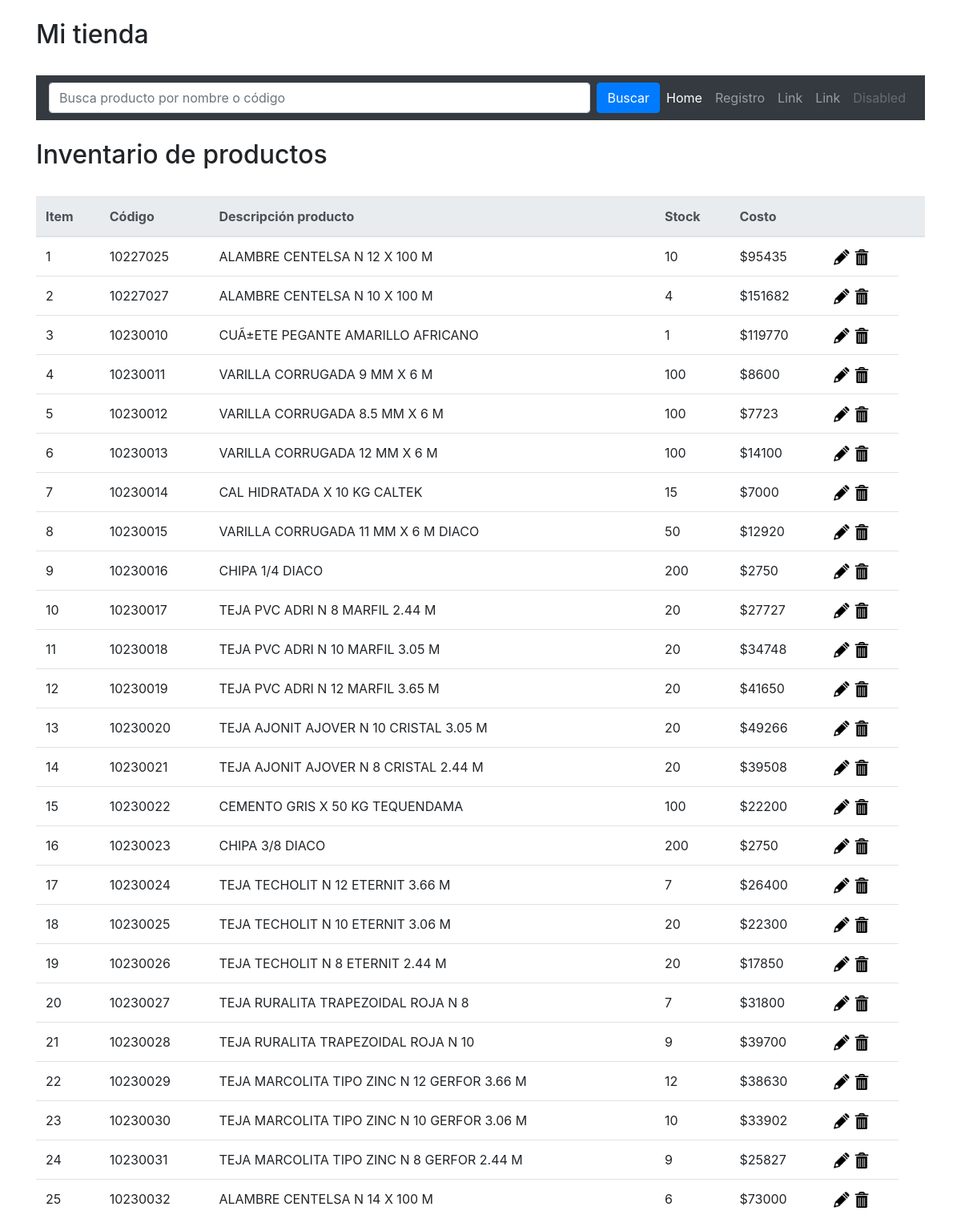
Before: /main.php with the older database file.
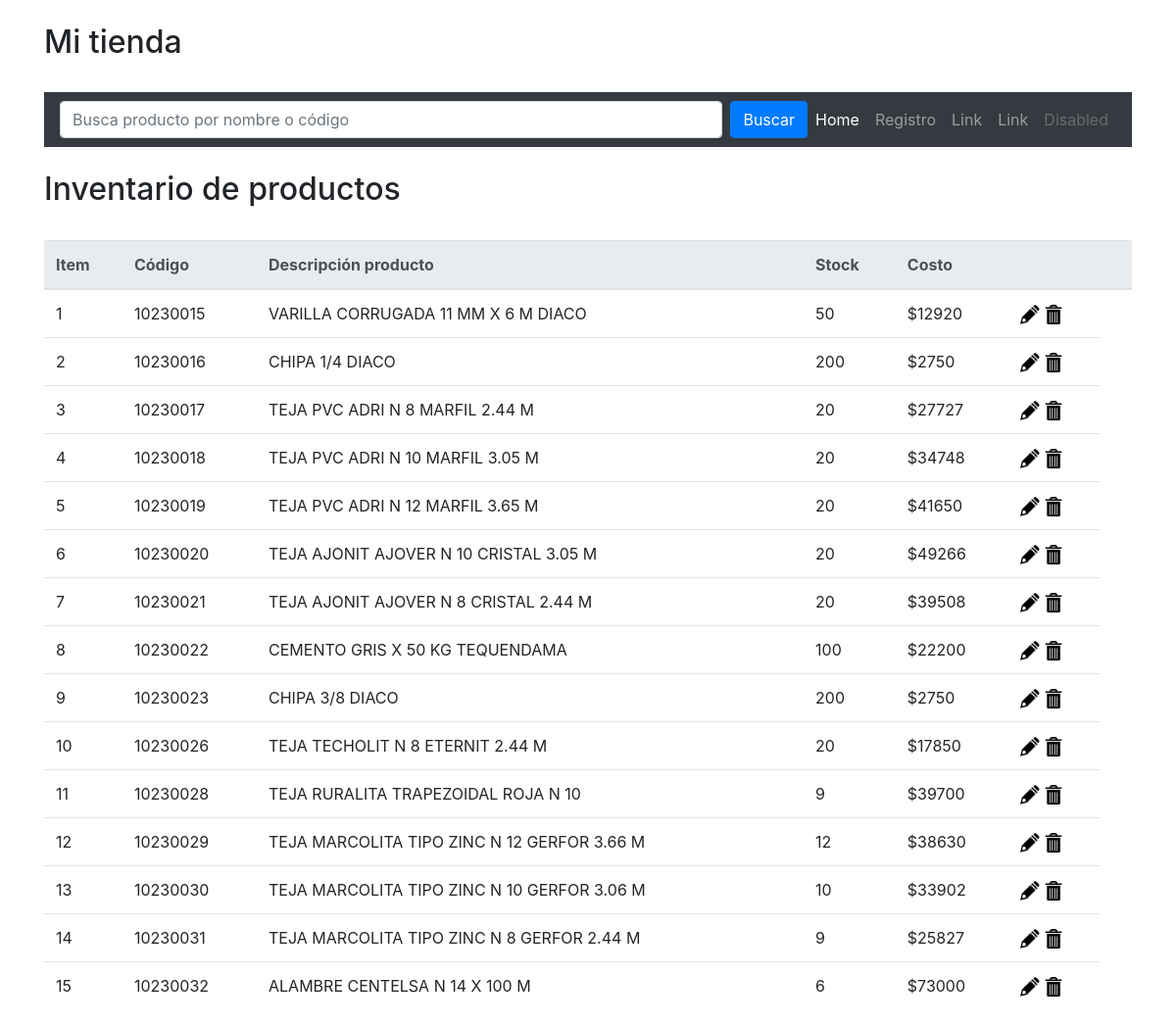
After: the same page with the newer database file.
### tables this page shows
CREATE TABLE `productos` (
  `item` bigint(20) UNSIGNED NOT NULL,
  `codprod` varchar(8) NOT NULL,
  `nomprod` varchar(60) NOT NULL,
  `cantprod` smallint(6) DEFAULT '0',
  `pcosto` double DEFAULT NULL,
  `imagen` varchar(50) DEFAULT NULL
);

### main.php (the view, shortened to what this page needs)
<!doctype html>
<html lang="en">
  <head>
    <link rel="stylesheet" href="https://stackpath.bootstrapcdn.com/bootstrap/4.3.1/css/bootstrap.min.css">
  </head>
  <body>
  <header>
      <br>
    <div class="container">
      <h2>Mi tienda</h2>
      <br>
    <nav class="navbar navbar-expand-sm bg-dark navbar-dark">
        <input class="form-control mr-sm-2" name="consulta" id="consult" type="text" placeholder="Busca producto por nombre o código">
        <a class="btn btn-primary" href="index.php?search">Buscar</a>
        <ul class="navbar-nav">
    <li class="nav-item active">
      <a class="nav-link" href="index.php">Home</a>
    </li>
    <li class="nav-item ">
      <a class="nav-link" href="view_create.php">Registro</a>
    </li>
    <li class="nav-item">
      <a class="nav-link" href="#">Link</a>
    </li>
    <li class="nav-item">
      <a class="nav-link" href="#">Link</a>
    </li>
    <li class="nav-item">
      <a class="nav-link disabled" href="#">Disabled</a>
    </li>
  </ul>
    </nav>
    <br>
  </header>
  <div class="container">
  <h2>Inventario de productos</h2><br>
  <table class="table">
    <thead class="thead-light">
      <tr>
      <th>Item</th>
      <th>Código</th>
            <th>Descripción producto</th>
            <th>Stock</th>
            <th>Costo</th>
            <th></th>
            <th></th>
      </tr>
    </thead>
    <tbody>
          <?php
            include "database.php";
            $n=1;
              $sql="SELECT * FROM productos";
              $result=$conn->query($sql);
              if($result->num_rows > 0){
                  while ($row = $result->fetch_assoc()) {
                    echo "<tr><td>".$n."</td>";
                      echo "<td>".$row['codprod']."</td>";
                      echo "<td>".$row['nomprod']."</td>";
                      echo "<td>".$row['cantprod']."</td>";
                      echo "<td>$".$row['pcosto']."</td>
                      <td><a href='form_update.php?id=".$row['item']."&cod=".$row['codprod']."&nom=".$row['nomprod']."&cant=".$row['cantprod']."'><img src='icons/edit_icon.png' width='20'></a>
                      <a href='delete.php?id=".$row['item']."&cod=".$row['codprod']."'><img src='icons/delecte_icon.png' width='20'></a></td></tr>";
                      $n++;
                  }
              }else{
                  echo "<div class=alert alert-success>
                  <strong>!no hay productos registrados!.</strong>
              </div>";
              }
      ?>
    </tbody>
  </table>
</body>
  </body>
</html>

Changed rows visible on the page:
removed productos: codprod "10227025", nomprod "ALAMBRE CENTELSA N 12 X 100 M", cantprod "10", pcosto "95435"
removed productos: codprod "10227027", nomprod "ALAMBRE CENTELSA N 10 X 100 M", cantprod "4", pcosto "151682"
removed productos: codprod "10230010", nomprod "CUÃ±ETE PEGANTE AMARILLO AFRICANO", cantprod "1", pcosto "119770"
removed productos: codprod "10230011", nomprod "VARILLA CORRUGADA 9 MM X 6 M", cantprod "100", pcosto "8600"
removed productos: codprod "10230012", nomprod "VARILLA CORRUGADA 8.5 MM X 6 M", cantprod "100", pcosto "7723"
removed productos: codprod "10230013", nomprod "VARILLA CORRUGADA 12 MM X 6 M", cantprod "100", pcosto "14100"
removed productos: codprod "10230014", nomprod "CAL HIDRATADA X 10 KG CALTEK", cantprod "15", pcosto "7000"
removed productos: codprod "10230024", nomprod "TEJA TECHOLIT N 12 ETERNIT 3.66 M", cantprod "7", pcosto "26400"
removed productos: codprod "10230025", nomprod "TEJA TECHOLIT N 10 ETERNIT 3.06 M", cantprod "20", pcosto "22300"
removed productos: codprod "10230027", nomprod "TEJA RURALITA TRAPEZOIDAL ROJA N 8", cantprod "7", pcosto "31800"
